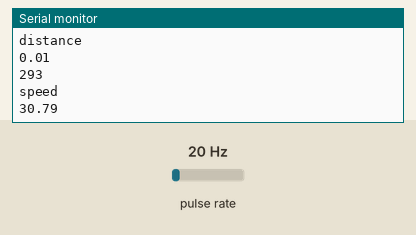
Simulated run of this sketch. Board: ESP32. On the bench: the last lines printed to the serial monitor. Wiring (inferred from the names in the program): pulse sensor: data GPIO 32. The test bench sets the inputs (shaded band); at power-on: pulse rate 20 Hz.

Above: at 1.2 s.
1.3 s: pulse rate (sensor on GPIO 32) set to 4 Hz
At 2.6 s:
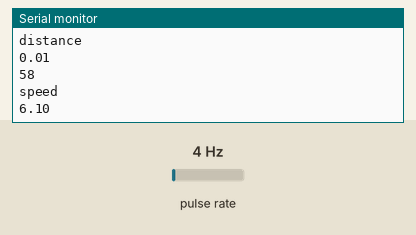
2.8 s: pulse rate (sensor on GPIO 32) set to 50 Hz
At 3.8 s:
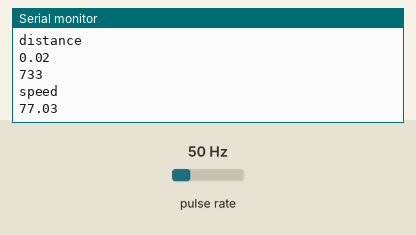
Timing chart, 0 to 5.8 s (numbered marks = the images above; inputs shaded):
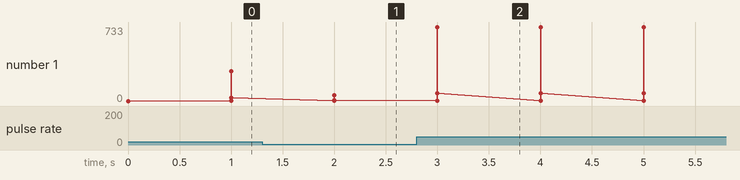

Measured:
- after the input at 1.3 s, the serial monitor: prints a new line after 0.70 s (image 1)
- after the input at 2.8 s, the serial monitor: prints a new line after 0.20 s (image 2)
- plotted number 1: 30.79 → 6.1 after the input at 1.3 s, 6.1 → 77.03 after the input at 2.8 s

The sketch:

DualInductiveFinal.ino
```cpp
#define slot 4 //No. of slots on rotating disk
#define RPMPin1 32
#define RPMPin2 36


long RPMN1=0,RPMN2=0;
static volatile boolean flag_rpm1=0,flag_rpm2=0;
static volatile unsigned long lastDebounceTime1 = 0,currentMicros1 = 0,RPMN1period = 0,lastDebounceTime2 = 0,currentMicros2 = 0,RPMN2period = 0;
static const unsigned long debounceDelay = 10000;
double distance1;
//unsigned long distance2=0;
float speed1=0.0;
//unsigned long speed2=0;

static void IRAM_ATTR N1()
{
  currentMicros1 = micros();
  if (currentMicros1 - lastDebounceTime1 > debounceDelay)
  {
    // RPMN1count++;
    RPMN1period = currentMicros1 - lastDebounceTime1;
    flag_rpm1 = 1;
    lastDebounceTime1 = currentMicros1;
    distance1 = distance1 + ((2*3.14*0.278)/4000);
  }
}

//static void IRAM_ATTR N2()
//{
//  currentMicros2 = micros();
//  if (currentMicros2 - lastDebounceTime2 > debounceDelay)
//  {
//    // RPMN1count++;
//    RPMN2period = currentMicros2 - lastDebounceTime2;
//    flag_rpm2 = 1;
//    lastDebounceTime2 = currentMicros2;
//    distance2 = distance2 + ((2*3.14*0.278)/4000);
//  }
//}


void setup() {
  Serial.begin(9600);

  pinMode(RPMPin1, INPUT);  //Declaring RPM pin as input

  //pinMode(RPMPin2, INPUT);
  //attachInterrupt(digitalPinToInterrupt(35), v_isr, FALLING);

  attachInterrupt(digitalPinToInterrupt(RPMPin1), N1, RISING);
  //attachInterrupt(digitalPinToInterrupt(RPMPin2), N2, RISING);

  Serial.println("Setup completed");

}

void loop() {
  speed1 = 0.0;
 if(flag_rpm1) {
    //RPMN1=((60*1000000)/(RPMN1period*slot));
    //RPMN1 = 2700/(3.14*RPMN1period);
    //RPMN1 = (30*3.14*1000000)/RPMN1period;
      //RPMN1 = (24.964*1000000)/(RPMN1period*6);
      //RPMN1 = ((45.43*1000000)/(RPMN1period*6));
      RPMN1 = ((88.03*1000000)/(RPMN1period*6));
      speed1 = ((2*3.14*RPMN1*0.2789*3.6)/60);
    flag_rpm1=0;
  }
//  if(flag_rpm2) {
////    //RPMN2=((60*1000000)/(RPMN2period*slot));
//      //RPMN2 = ((88.03*1000000)/(RPMN2period*6));
//      //RPMN2 = ((45.43*1000000)/(RPMN2period*6))/8;
//      flag_rpm2=0;
//}
  if((micros()-lastDebounceTime1)>1000000) RPMN1=0 , speed1=0;
  //if((micros()-lastDebounceTime2)>1000000) RPMN2=0.0 ;
  //Serial.println(RPMN1period);
   Serial.println(RPMN1);
   Serial.println("speed");
   Serial.println(speed1);
   delay(1000);
   Serial.println("distance");
   Serial.println(distance1);
   //Serial.println(RPMN2);
}
```
